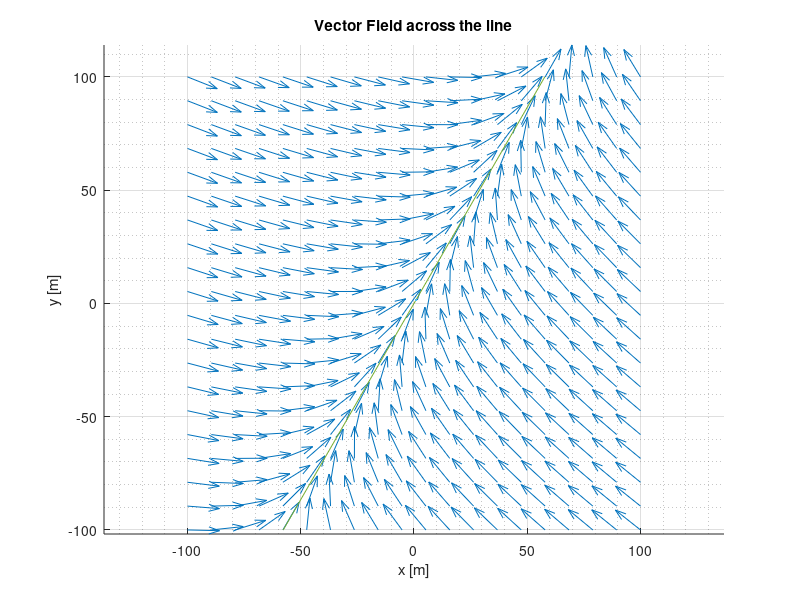
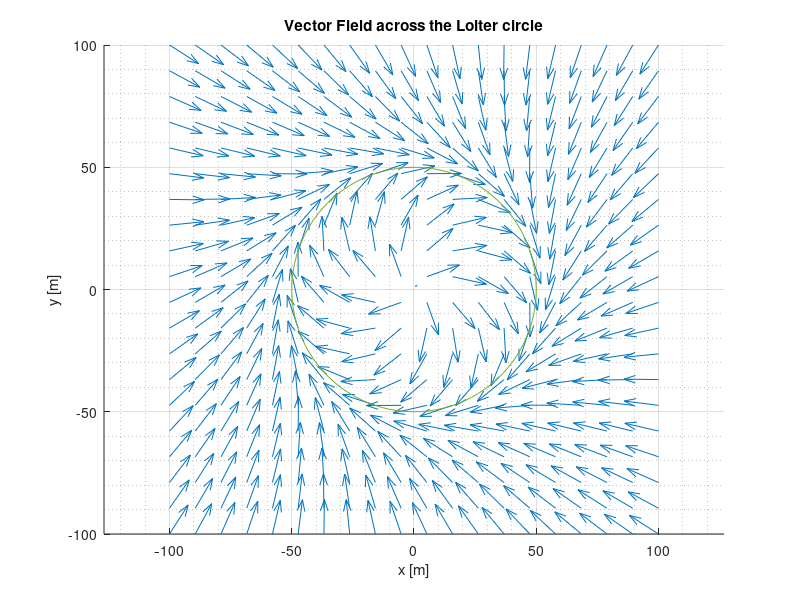

Reproduce these figures in MATLAB, in order.
clc; clear; close all;

[x, y] = meshgrid(linspace(-100, 100, 20), linspace(-100, 100, 20));

k = 0.05;
d = (y - tan(pi/3).*x)./sqrt(1 + tan(pi/3)^2);
chi = pi/3 - atan(k*d); %to reverse the direction: chi = pi + atan(ky);
u = cos(chi);
v = sin(chi);

figure;
hold on;
quiver(x, y, u, v, 1);
plot([-100, 100]./tan(pi/3), [-100, 100], linewidth=1.5);
axis equal;
grid on; grid minor;
xlabel("x [m]"); ylabel("y [m]");
title("Vector Field across the line");
hold off;

r = 50;
d = sqrt(x.^2 + y.^2);
gamma = atan2(y, x);
chi_d = gamma - pi/2 - atan(k*(d - r));     %to change the direction: chi_c = gamma + pi/2 + atan(k*(d-r));


figure;
hold on;
quiver(x, y, cos(chi_d), sin(chi_d), 1);

plot(r*cos(linspace(0, 2*pi, 100)), r*sin(linspace(0, 2*pi, 100)), LineWidth=1.5);
axis equal;
grid on; grid minor;
xlabel("x [m]"); ylabel("y [m]");
title("Vector Field across the Loiter circle");
hold off;
